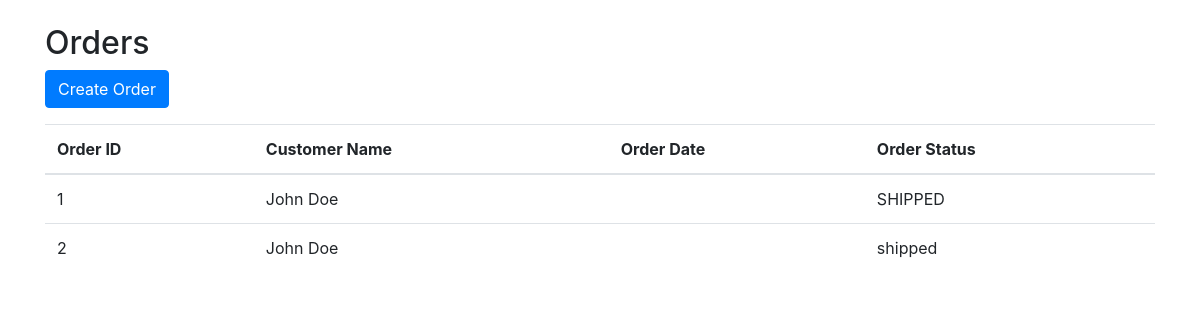
/orders/, run on an earlier commit of the app's database.
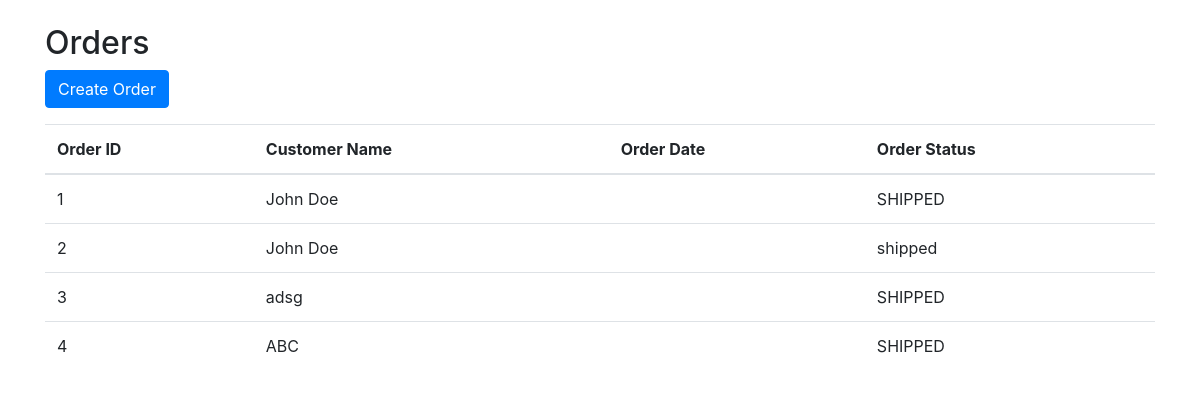
And on a later commit of the database.
### orders/models.py (models this page shows, shortened)
class Order(models.Model):
    ORDER_STATUS_CHOICES = [
        ('PENDING', 'Pending'),
        ('SHIPPED', 'Shipped'),
        ('DELIVERED', 'Delivered'),
        ('CANCELLED', 'Cancelled')
    ];
    order_id = models.CharField(max_length=50, unique=True)
    customer_name = models.CharField(max_length=50)
    customer_email = models.EmailField(max_length=50)
    total_amount = models.DecimalField(max_digits=10, decimal_places=2)
    order_date = models.DateTimeField(auto_now_add=True)
    status = models.CharField(max_length=50, choices=ORDER_STATUS_CHOICES, default='PENDING')

### orders/views.py (the view)
# urls.py: path('', views.OrderListView.as_view(), name='order_list'),
class OrderListView(ListView):
    model = Order
    template_name = 'orders/order_list.html'
    context_object_name = 'orders'

### templates/orders/order_list.html
{% extends 'base.html' %}
{% block content %}
{% if orders %}
    <div class="row">
        <div class="col-md-12">
            <h2>Orders</h2>
            <a href="{% url 'order_create' %}" class="btn btn-primary mb-3">Create Order</a>
            <table class="table" id="order-list">
                <thead>
                    <tr>
                        <th>Order ID</th>
                        <th>Customer Name</th>
                        <th>Order Date</th>
                        <th>Order Status</th>
                    </tr>
                </thead>
                <tbody id="order-list-body">
                    {% for order in orders %}
                        <tr>
                            <td>{{ order.id }}</td>
                            <td>{{ order.customer_name }}</td>
                            <td>{{ order.created_at }}</td>
                            <td>{{ order.status }}</td>
                        </tr>
                    {% endfor %}
                </tbody>
            </table>
        </div>
    </div>
{% else %}
    <div class="alert alert-info">
        No orders found.
    </div>
{% endif %}
{% endblock %}

What changed in the data, as far as the page shows it:
added Order: id "3", customer_name "adsg", status "SHIPPED"
added Order: id "4", customer_name "ABC", status "SHIPPED"
